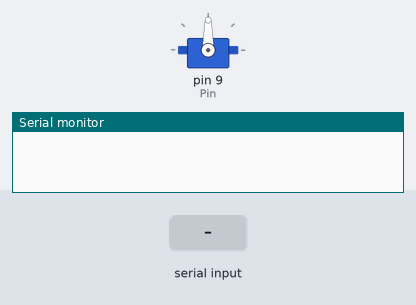
The sketch below on a simulated Arduino Uno, built with avr-gcc and run on an emulated ATmega328P. On the bench: servo, the last lines printed to the serial monitor. The test bench sets the inputs (shaded band).

Above: at 1.2 s.
1.3 s: "*" received over Serial
At 2.1 s:
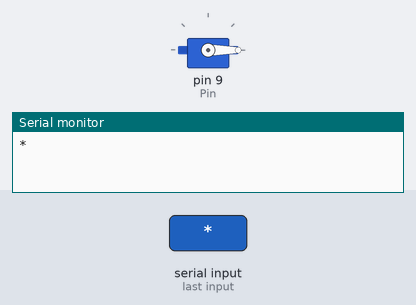
Timing chart, 0 to 4.3 s (numbered marks = the images above; inputs shaded):
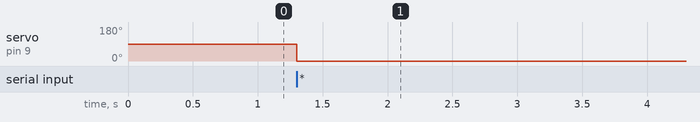

The sketch:

sketch_may8a.ino
```cpp
#include <Servo.h>

Servo myservo;

const int Pin = 9; // myservo pin3 PWM

char Text;

String Spilt;

String angle;

int pos = 0; // variable to store the servo position

int k1;

void setup() {

Serial.begin(9600);

pinMode (Pin, OUTPUT);

myservo.attach(Pin);

}

void loop() {

if(Serial.available())

{

Text = Serial.read();

Spilt = Spilt + Text;

if (Text == '*') {

Serial.println(Spilt);

Spilt = Spilt.substring(0, Spilt.length() - 1); // Delete last char *

k1 = Spilt.indexOf('*');

angle = Spilt.substring(0, k1);

myservo.write(angle.toInt());

delay(15);

Spilt = "";

}

}

}
```

Measured:
- after the input at 1.3 s, servo on pin 9 (Pin): 90° → 0° at once
